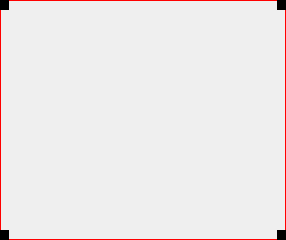
<?xml version="1.0" encoding="UTF-8"?>
<ui version="4.0">
 <class>WindowBorder_2</class>
 <widget class="QWidget" name="WindowBorder_2">
  <property name="geometry">
   <rect>
    <x>0</x>
    <y>0</y>
    <width>286</width>
    <height>240</height>
   </rect>
  </property>
  <property name="windowTitle">
   <string>Form</string>
  </property>
  <layout class="QGridLayout" name="gridLayout">
   <property name="leftMargin">
    <number>0</number>
   </property>
   <property name="topMargin">
    <number>0</number>
   </property>
   <property name="rightMargin">
    <number>0</number>
   </property>
   <property name="bottomMargin">
    <number>0</number>
   </property>
   <property name="spacing">
    <number>0</number>
   </property>
   <item row="2" column="0">
    <widget class="QLabel" name="BottomLeftCorner">
     <property name="minimumSize">
      <size>
       <width>9</width>
       <height>10</height>
      </size>
     </property>
     <property name="maximumSize">
      <size>
       <width>9</width>
       <height>10</height>
      </size>
     </property>
     <property name="styleSheet">
      <string notr="true">background: black;</string>
     </property>
     <property name="text">
      <string/>
     </property>
    </widget>
   </item>
   <item row="0" column="2">
    <widget class="QLabel" name="TopRightCorner">
     <property name="minimumSize">
      <size>
       <width>9</width>
       <height>10</height>
      </size>
     </property>
     <property name="maximumSize">
      <size>
       <width>9</width>
       <height>10</height>
      </size>
     </property>
     <property name="styleSheet">
      <string notr="true">background: black;</string>
     </property>
     <property name="text">
      <string/>
     </property>
    </widget>
   </item>
   <item row="2" column="2">
    <widget class="QLabel" name="BottomRightCorner">
     <property name="minimumSize">
      <size>
       <width>9</width>
       <height>10</height>
      </size>
     </property>
     <property name="maximumSize">
      <size>
       <width>9</width>
       <height>10</height>
      </size>
     </property>
     <property name="styleSheet">
      <string notr="true">background: black;</string>
     </property>
     <property name="text">
      <string/>
     </property>
    </widget>
   </item>
   <item row="2" column="1">
    <layout class="QVBoxLayout" name="verticalLayout_4">
     <property name="spacing">
      <number>0</number>
     </property>
     <item>
      <spacer name="verticalSpacer">
       <property name="orientation">
        <enum>Qt::Vertical</enum>
       </property>
       <property name="sizeType">
        <enum>QSizePolicy::Fixed</enum>
       </property>
       <property name="sizeHint" stdset="0">
        <size>
         <width>20</width>
         <height>9</height>
        </size>
       </property>
      </spacer>
     </item>
     <item>
      <widget class="QLabel" name="BottomBorder">
       <property name="sizePolicy">
        <sizepolicy hsizetype="Expanding" vsizetype="Preferred">
         <horstretch>0</horstretch>
         <verstretch>0</verstretch>
        </sizepolicy>
       </property>
       <property name="minimumSize">
        <size>
         <width>0</width>
         <height>1</height>
        </size>
       </property>
       <property name="maximumSize">
        <size>
         <width>16777215</width>
         <height>1</height>
        </size>
       </property>
       <property name="styleSheet">
        <string notr="true">background: red;</string>
       </property>
       <property name="text">
        <string/>
       </property>
      </widget>
     </item>
    </layout>
   </item>
   <item row="1" column="1">
    <layout class="QVBoxLayout" name="verticalLayout_3">
     <property name="leftMargin">
      <number>10</number>
     </property>
     <property name="topMargin">
      <number>10</number>
     </property>
     <property name="rightMargin">
      <number>10</number>
     </property>
     <property name="bottomMargin">
      <number>10</number>
     </property>
    </layout>
   </item>
   <item row="1" column="0">
    <layout class="QHBoxLayout" name="horizontalLayout">
     <property name="spacing">
      <number>0</number>
     </property>
     <item>
      <widget class="QLabel" name="LeftBorder">
       <property name="sizePolicy">
        <sizepolicy hsizetype="Preferred" vsizetype="Expanding">
         <horstretch>0</horstretch>
         <verstretch>0</verstretch>
        </sizepolicy>
       </property>
       <property name="minimumSize">
        <size>
         <width>1</width>
         <height>0</height>
        </size>
       </property>
       <property name="maximumSize">
        <size>
         <width>1</width>
         <height>16777215</height>
        </size>
       </property>
       <property name="styleSheet">
        <string notr="true">background: red;</string>
       </property>
       <property name="text">
        <string/>
       </property>
      </widget>
     </item>
     <item>
      <spacer name="horizontalSpacer">
       <property name="orientation">
        <enum>Qt::Horizontal</enum>
       </property>
       <property name="sizeType">
        <enum>QSizePolicy::Fixed</enum>
       </property>
       <property name="sizeHint" stdset="0">
        <size>
         <width>8</width>
         <height>20</height>
        </size>
       </property>
      </spacer>
     </item>
    </layout>
   </item>
   <item row="1" column="2">
    <layout class="QHBoxLayout" name="horizontalLayout_2">
     <property name="spacing">
      <number>0</number>
     </property>
     <item>
      <spacer name="horizontalSpacer_2">
       <property name="orientation">
        <enum>Qt::Horizontal</enum>
       </property>
       <property name="sizeType">
        <enum>QSizePolicy::Fixed</enum>
       </property>
       <property name="sizeHint" stdset="0">
        <size>
         <width>8</width>
         <height>20</height>
        </size>
       </property>
      </spacer>
     </item>
     <item>
      <widget class="QLabel" name="RightBorder">
       <property name="sizePolicy">
        <sizepolicy hsizetype="Preferred" vsizetype="Expanding">
         <horstretch>0</horstretch>
         <verstretch>0</verstretch>
        </sizepolicy>
       </property>
       <property name="minimumSize">
        <size>
         <width>1</width>
         <height>0</height>
        </size>
       </property>
       <property name="maximumSize">
        <size>
         <width>1</width>
         <height>16777215</height>
        </size>
       </property>
       <property name="styleSheet">
        <string notr="true">background: red;</string>
       </property>
       <property name="text">
        <string/>
       </property>
      </widget>
     </item>
    </layout>
   </item>
   <item row="0" column="0">
    <widget class="QLabel" name="TopLeftCorner">
     <property name="minimumSize">
      <size>
       <width>9</width>
       <height>10</height>
      </size>
     </property>
     <property name="maximumSize">
      <size>
       <width>9</width>
       <height>10</height>
      </size>
     </property>
     <property name="styleSheet">
      <string notr="true">background: black;</string>
     </property>
     <property name="text">
      <string/>
     </property>
    </widget>
   </item>
   <item row="0" column="1">
    <layout class="QVBoxLayout" name="verticalLayout_2">
     <property name="spacing">
      <number>0</number>
     </property>
     <item>
      <widget class="QLabel" name="TopBorder">
       <property name="sizePolicy">
        <sizepolicy hsizetype="Expanding" vsizetype="Preferred">
         <horstretch>0</horstretch>
         <verstretch>0</verstretch>
        </sizepolicy>
       </property>
       <property name="minimumSize">
        <size>
         <width>0</width>
         <height>1</height>
        </size>
       </property>
       <property name="maximumSize">
        <size>
         <width>16777215</width>
         <height>1</height>
        </size>
       </property>
       <property name="styleSheet">
        <string notr="true">background: red;</string>
       </property>
       <property name="text">
        <string/>
       </property>
      </widget>
     </item>
     <item>
      <spacer name="verticalSpacer_2">
       <property name="orientation">
        <enum>Qt::Vertical</enum>
       </property>
       <property name="sizeType">
        <enum>QSizePolicy::Fixed</enum>
       </property>
       <property name="sizeHint" stdset="0">
        <size>
         <width>20</width>
         <height>9</height>
        </size>
       </property>
      </spacer>
     </item>
    </layout>
   </item>
  </layout>
 </widget>
 <resources/>
 <connections/>
</ui>
